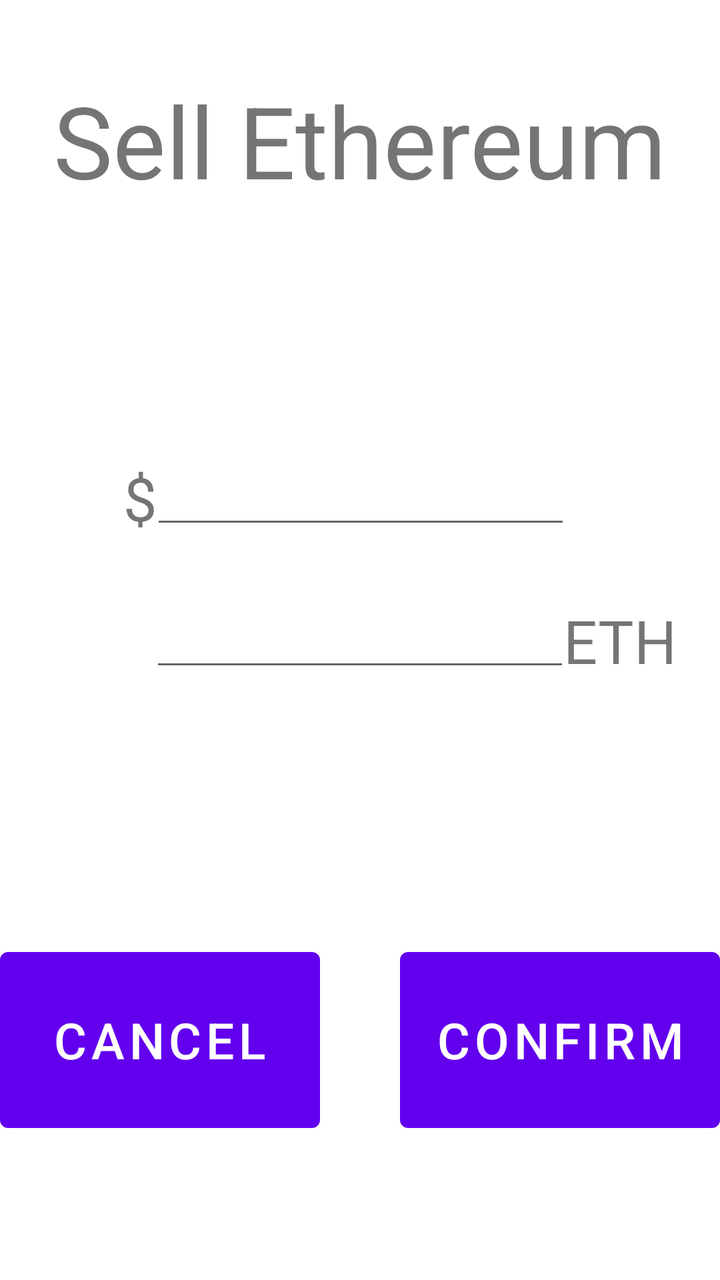
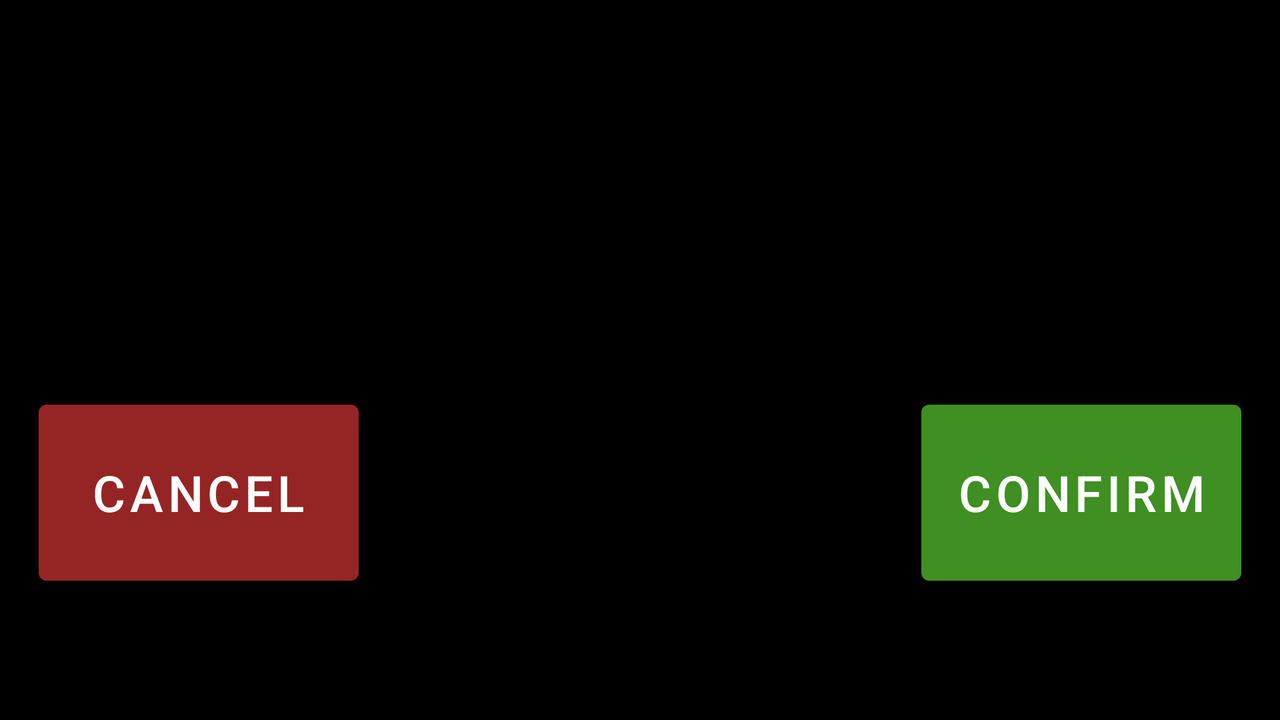

Two renders of one Android screen. The first uses the default layout on a phone; the second uses the alternative layout the repository ships for a different screen configuration, on a matching device. The two XML files are below.
<!-- AndroidManifest.xml: application theme Theme.Blockchain -->
<!-- res/layout/fragmentbalancesell_layout.xml -->
<?xml version="1.0" encoding="utf-8"?>
<androidx.constraintlayout.widget.ConstraintLayout xmlns:android="http://schemas.android.com/apk/res/android"
    xmlns:app="http://schemas.android.com/apk/res-auto"
    xmlns:tools="http://schemas.android.com/tools"
    android:layout_width="match_parent"
    android:layout_height="match_parent"
    android:layout_gravity="center"
    android:id="@+id/balance_sell_view"
    android:background="@android:color/white">

    <TextView
        android:id="@+id/balanceSellTitle"
        android:layout_width="wrap_content"
        android:layout_height="wrap_content"
        android:layout_marginBottom="500dp"
        android:text="Sell Ethereum"
        android:textSize="50dp"
        app:layout_constraintBottom_toBottomOf="parent"
        app:layout_constraintLeft_toLeftOf="parent"
        app:layout_constraintRight_toRightOf="parent"
        app:layout_constraintTop_toTopOf="parent" />

    <TextView
        android:id="@+id/balanceSellDollarsign"
        android:layout_width="wrap_content"
        android:layout_height="wrap_content"
        android:text="$"
        android:textSize="30dp"
        app:layout_constraintBottom_toBottomOf="@+id/balanceSellUSD"
        app:layout_constraintHorizontal_bias="0.18"
        app:layout_constraintLeft_toLeftOf="parent"
        app:layout_constraintRight_toRightOf="parent"
        app:layout_constraintTop_toTopOf="@+id/balanceSellUSD" />

    <EditText
        android:id="@+id/balanceSellUSD"
        android:layout_width="wrap_content"
        android:layout_height="wrap_content"
        android:ems="10"
        android:inputType="numberDecimal"
        app:layout_constraintBottom_toBottomOf="parent"
        app:layout_constraintHorizontal_bias="0.502"
        app:layout_constraintLeft_toLeftOf="parent"
        app:layout_constraintRight_toRightOf="parent"
        app:layout_constraintTop_toTopOf="parent"
        app:layout_constraintVertical_bias="0.381" />

    <TextView
        android:id="@+id/balanceSellEthereumsign"
        android:layout_width="wrap_content"
        android:layout_height="wrap_content"
        android:text="ETH"
        android:textSize="30dp"
        app:layout_constraintBottom_toBottomOf="@+id/balanceSellETH"
        app:layout_constraintHorizontal_bias="0.929"
        app:layout_constraintLeft_toLeftOf="parent"
        app:layout_constraintRight_toRightOf="parent"
        app:layout_constraintTop_toTopOf="@+id/balanceSellETH"
        app:layout_constraintVertical_bias="0.503" />

    <EditText
        android:id="@+id/balanceSellETH"
        android:layout_width="wrap_content"
        android:layout_height="wrap_content"
        android:ems="10"
        android:inputType="numberDecimal"
        app:layout_constraintBottom_toBottomOf="parent"
        app:layout_constraintLeft_toLeftOf="parent"
        app:layout_constraintRight_toRightOf="parent"
        app:layout_constraintTop_toTopOf="parent" />

    <Button
        android:id="@+id/balanceSellCancel"
        android:layout_width="160dp"
        android:layout_height="100dp"
        android:layout_marginTop="400dp"
        android:layout_marginRight="200dp"
        android:text="CANCEL"
        android:textSize="25dp"
        app:layout_constraintBottom_toBottomOf="parent"
        app:layout_constraintLeft_toLeftOf="parent"
        app:layout_constraintRight_toRightOf="parent"
        app:layout_constraintTop_toTopOf="parent" />

    <Button
        android:id="@+id/balanceSellConfirm"
        android:layout_width="160dp"
        android:layout_height="100dp"
        android:layout_marginLeft="200dp"
        android:layout_marginTop="400dp"
        android:text="CONFIRM"
        android:textSize="25dp"
        app:layout_constraintBottom_toBottomOf="parent"
        app:layout_constraintLeft_toLeftOf="parent"
        app:layout_constraintRight_toRightOf="parent"
        app:layout_constraintTop_toTopOf="parent" />

</androidx.constraintlayout.widget.ConstraintLayout>
<!-- resources referenced by this layout -->
<resources>
  <style name="Theme.Blockchain" parent="Theme.MaterialComponents.DayNight.DarkActionBar">
          
          <item name="colorPrimary">@color/purple_500</item>
          <item name="colorPrimaryVariant">@color/purple_700</item>
          <item name="colorOnPrimary">@color/white</item>
          
          <item name="colorSecondary">@color/teal_200</item>
          <item name="colorSecondaryVariant">@color/teal_700</item>
          <item name="colorOnSecondary">@color/black</item>
          
          <item name="android:statusBarColor" tools:targetApi="l">?attr/colorPrimaryVariant</item>
          
      </style>
  <color name="purple_500">#FF6200EE</color>
  <color name="purple_700">#FF3700B3</color>
  <color name="white">#FFFFFFFF</color>
  <color name="teal_200">#FF03DAC5</color>
  <color name="teal_700">#FF018786</color>
  <color name="black">#FF000000</color>
</resources>
<!-- res/layout-land/fragmentbalancesell_layout.xml (the repository's variant of the layout above) -->
<!-- drawn on the phone turned sideways -->
<?xml version="1.0" encoding="utf-8"?>
<androidx.constraintlayout.widget.ConstraintLayout xmlns:android="http://schemas.android.com/apk/res/android"
    xmlns:app="http://schemas.android.com/apk/res-auto"
    xmlns:tools="http://schemas.android.com/tools"
    android:layout_width="match_parent"
    android:layout_height="match_parent"
    android:layout_gravity="center"
    android:id="@+id/balance_sell_view"
    android:background="@android:color/black">

    <TextView
        android:id="@+id/balanceSellTitle"
        android:layout_width="wrap_content"
        android:layout_height="wrap_content"
        android:text="Sell Ethereum"
        android:textSize="50dp"
        app:layout_constraintVertical_bias="0.1"
        app:layout_constraintBottom_toBottomOf="parent"
        app:layout_constraintLeft_toLeftOf="parent"
        app:layout_constraintRight_toRightOf="parent"
        app:layout_constraintTop_toTopOf="parent" />

    <TextView
        android:id="@+id/balanceSellDollarsign"
        android:layout_width="wrap_content"
        android:layout_height="wrap_content"
        android:text="$"
        android:textSize="30dp"
        app:layout_constraintHorizontal_bias="0.39"
        app:layout_constraintBottom_toBottomOf="@+id/balanceSellUSD"
        app:layout_constraintLeft_toLeftOf="parent"
        app:layout_constraintRight_toRightOf="parent"
        app:layout_constraintTop_toTopOf="@+id/balanceSellUSD" />

    <EditText
        android:id="@+id/balanceSellUSD"
        android:layout_width="wrap_content"
        android:layout_height="wrap_content"
        android:ems="6"
        android:inputType="numberDecimal"
        app:layout_constraintHorizontal_bias="0.5"
        app:layout_constraintVertical_bias="0.5"
        app:layout_constraintBottom_toBottomOf="parent"
        app:layout_constraintLeft_toLeftOf="parent"
        app:layout_constraintRight_toRightOf="parent"
        app:layout_constraintTop_toTopOf="parent" />

    <TextView
        android:id="@+id/balanceSellEthereumsign"
        android:layout_width="wrap_content"
        android:layout_height="wrap_content"
        android:text="ETH"
        android:textSize="30dp"
        app:layout_constraintHorizontal_bias="0.65"
        app:layout_constraintBottom_toBottomOf="@+id/balanceSellETH"
        app:layout_constraintLeft_toLeftOf="parent"
        app:layout_constraintRight_toRightOf="parent"
        app:layout_constraintTop_toTopOf="@+id/balanceSellETH" />

    <EditText
        android:id="@+id/balanceSellETH"
        android:layout_width="wrap_content"
        android:layout_height="wrap_content"
        android:ems="6"
        android:inputType="numberDecimal"
        app:layout_constraintHorizontal_bias="0.5"
        app:layout_constraintVertical_bias="0.8"
        app:layout_constraintBottom_toBottomOf="parent"
        app:layout_constraintLeft_toLeftOf="parent"
        app:layout_constraintRight_toRightOf="parent"
        app:layout_constraintTop_toTopOf="parent" />

    <Button
        android:id="@+id/balanceSellCancel"
        android:layout_width="160dp"
        android:layout_height="100dp"
        android:text="CANCEL"
        android:textSize="25dp"
        app:layout_constraintHorizontal_bias="0.2"
        app:layout_constraintVertical_bias="1"
        app:layout_constraintBottom_toBottomOf="@+id/balanceSellETH"
        app:layout_constraintLeft_toLeftOf="parent"
        app:layout_constraintRight_toLeftOf="@+id/balanceSellETH"
        app:layout_constraintTop_toTopOf="parent"
        android:backgroundTint="@color/noRed"/>

    <Button
        android:id="@+id/balanceSellConfirm"
        android:layout_width="160dp"
        android:layout_height="100dp"
        android:text="CONFIRM"
        android:textSize="25dp"
        app:layout_constraintHorizontal_bias="0.8"
        app:layout_constraintVertical_bias="1"
        app:layout_constraintBottom_toBottomOf="@+id/balanceSellETH"
        app:layout_constraintLeft_toRightOf="@+id/balanceSellETH"
        app:layout_constraintRight_toRightOf="parent"
        app:layout_constraintTop_toTopOf="parent"
        android:backgroundTint="@color/yesGreen"/>

</androidx.constraintlayout.widget.ConstraintLayout>
<!-- resources referenced by the variant -->
<!-- as the phone turned sideways resolves them -->
<resources>
  <color name="noRed">#88BF3030</color>
  <color name="yesGreen">#904FB12C</color>
  <style name="Theme.Blockchain" parent="Theme.MaterialComponents.DayNight.DarkActionBar">
          
          <item name="colorPrimary">@color/purple_500</item>
          <item name="colorPrimaryVariant">@color/purple_700</item>
          <item name="colorOnPrimary">@color/white</item>
          
          <item name="colorSecondary">@color/teal_200</item>
          <item name="colorSecondaryVariant">@color/teal_700</item>
          <item name="colorOnSecondary">@color/black</item>
          
          <item name="android:statusBarColor" tools:targetApi="l">?attr/colorPrimaryVariant</item>
          
      </style>
  <color name="purple_500">#FF6200EE</color>
  <color name="purple_700">#FF3700B3</color>
  <color name="white">#FFFFFFFF</color>
  <color name="teal_200">#FF03DAC5</color>
  <color name="teal_700">#FF018786</color>
  <color name="black">#FF000000</color>
</resources>
